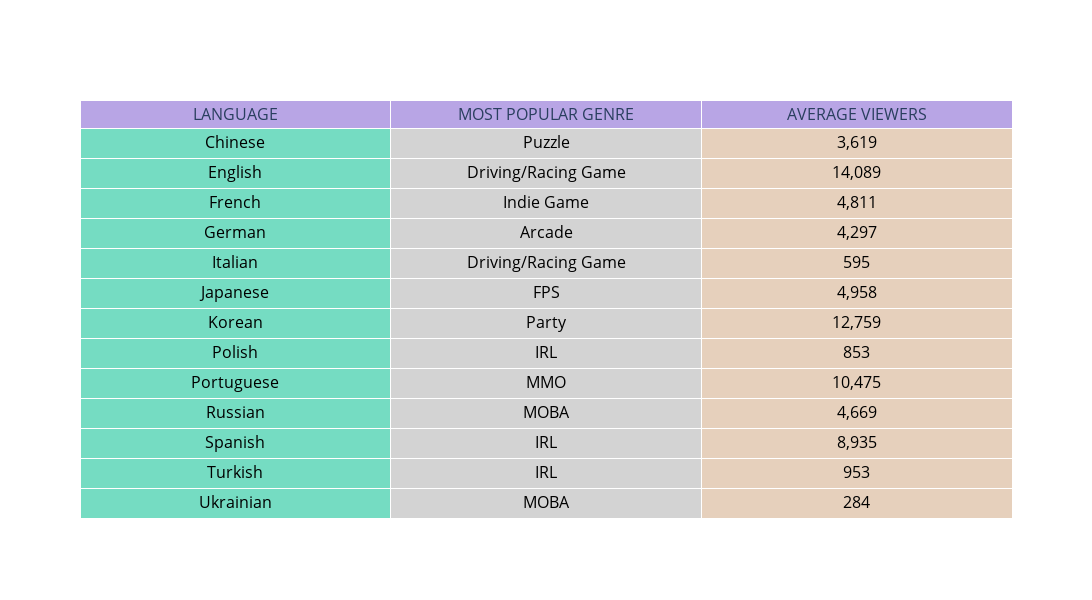

Here is the notebook cell this chart was saved with:
### Markdown cell above
### Plot the graph

### Code cell
font_size = 16
row_gap = 30
header_color = '#B8A5E5' # purple
even_row_color = 'lightgrey' # light grey
language_names_color = '#75DCC2' # light green
odd_row_color = '#E6D0BC' # light orange
text_color = 'black' # black

fig = go.Figure(data=[go.Table(
    header=dict(values=most_popular_genre_by_language.columns, font=dict(size=font_size), fill_color=header_color),
    cells=dict(values=[most_popular_genre_by_language[col] for col in most_popular_genre_by_language.columns],
               font=dict(size=font_size, color=text_color),
               fill=dict(color=[language_names_color] + [even_row_color, odd_row_color] * ((len(most_popular_genre_by_language) + 1) // 2)),
               height=row_gap))])
fig.update_layout(width=1200, height=600, autosize=False)
fig.show()

### Figure 1 — Plotly figure (JSON) as saved in the notebook; plotly's stock layout.template omitted (floating-point values rounded to 4 significant figures)
{"data": [{"cells": {"fill": {"color": ["#75DCC2", "lightgrey", "#E6D0BC", "lightgrey", "#E6D0BC", "lightgrey", "#E6D0BC", "lightgrey", "#E6D0BC", "lightgrey", "#E6D0BC", "lightgrey", "#E6D0BC", "lightgrey", "#E6D0BC"]}, "font": {"color": "black", "size": 16}, "height": 30, "values": [["Chinese", "English", "French", "German", "Italian", "Japanese", "Korean", "Polish", "Portuguese", "Russian", "Spanish", "Turkish", "Ukrainian"], ["Puzzle", "Driving/Racing Game", "Indie Game", "Arcade", "Driving/Racing Game", "FPS", "Party", "IRL", "MMO", "MOBA", "IRL", "IRL", "MOBA"], ["3,619", "14,089", "4,811", "4,297", "595", "4,958", "12,759", "853", "10,475", "4,669", "8,935", "953", "284"]]}, "header": {"fill": {"color": "#B8A5E5"}, "font": {"size": 16}, "values": ["LANGUAGE", "MOST POPULAR GENRE", "AVERAGE VIEWERS"]}, "type": "table"}], "layout": {"autosize": false, "height": 600, "width": 1200}}
